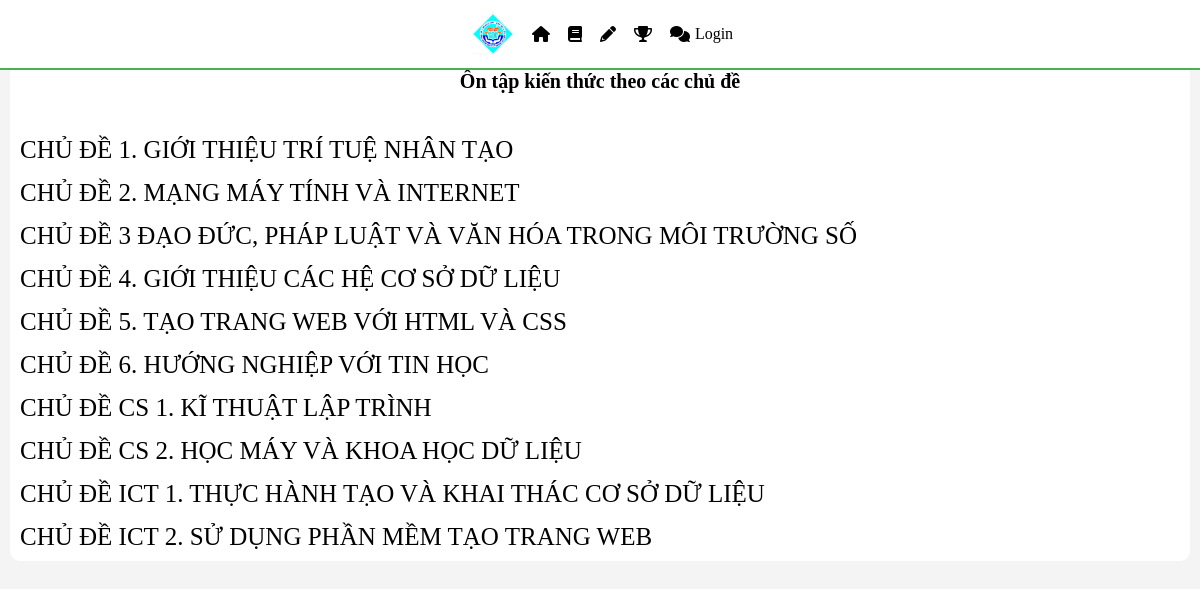
The page /0n_tap/ on the database its author committed.
### base/models.py (models this page shows, shortened)
class bai_hoc(models.Model):
    name = models.CharField(max_length=2000)
    noi_dung = models.TextField()
    file_di_kem = models.FileField(blank=True)

### base/views.py (the view)
# urls.py: path('0n_tap/', views.bai_hoc_all, name='on_tap_pv'),
def bai_hoc_all(request):
    all_lesson  = bai_hoc.objects.all()
    context={'all_lesson': all_lesson}
    return render(request, "base/bai_hoc_all.html",context)

### base/templates/base/bai_hoc_all.html (shortened to what this page needs)
<!DOCTYPE html>
<html>
<head>
    {% load static %}
    {% if request.session.theme == 'dark' %}
    <link rel="stylesheet" href="{% static 'styles/dark.css' %}">
    <link rel="stylesheet" href="{% static 'styles/b_dark.css' %}">
    {% else %}
    <link rel="stylesheet" href="{% static 'styles/light.css' %}">
    <link rel="stylesheet" href="{% static 'styles/b_light.css' %}">
    {% endif %}
</head>
<body>
    {% include 'navbar.html' %}
    <div class="midlle_section">
        <h3>Ôn tập kiến thức theo các chủ đề </h3>
        <br>
        {%for bai in all_lesson%}
        <div class="bai">
                <a href="{%url 'bai' bai.id %}">{{bai.name}}</a>
        </div>
        {%endfor%}
    </div>
</body>
</html>

### static/styles/light.css (style rules this page uses)
body { background-color: #f4f4f4; padding-top: 75px; }
* { margin: 0; padding: 0; box-sizing: border-box; }
a { text-decoration: none; color: black; }
@media only screen and (max-width: 1400px) { body { padding-top: 50px; } }

### static/styles/b_light.css (style rules this page uses)
.midlle_section { display: flexbox; margin-top: 20px; background-color: #ffff; height: 700px; width:auto; font-size: 25px; margin-left: 60px; margin-right: 60px; border-radius: 10px; padding: 20px; padding-left: 30px; padding-right: 30px; gap: 20px; }
.midlle_section h3 { display: flex; width: auto; justify-content: center }
.bai { margin-top: 20px; }
@media (max-width:  1400px) { .midlle_section { margin: 10px; height: auto; padding: 10px; gap: 15px; } }
@media (max-width:  1400px) { .midlle_section h3 { font-size: 20px; text-align: center; } }
@media (max-width:  1400px) { .bai { margin-top: 15px; } }

### rows shown on the page
bai_hoc: name "CHỦ ĐỀ 1. GIỚI THIỆU TRÍ TUỆ NHÂN TẠO"
bai_hoc: name "CHỦ ĐỀ 2. MẠNG MÁY TÍNH VÀ INTERNET"
bai_hoc: name "CHỦ ĐỀ 3 ĐẠO ĐỨC, PHÁP LUẬT VÀ VĂN HÓA TRONG MÔI TRƯỜNG SỐ"
bai_hoc: name "CHỦ ĐỀ 4. GIỚI THIỆU CÁC HỆ CƠ SỞ DỮ LIỆU"
bai_hoc: name "CHỦ ĐỀ 5. TẠO TRANG WEB VỚI HTML VÀ CSS"
bai_hoc: name "CHỦ ĐỀ 6. HƯỚNG NGHIỆP VỚI TIN HỌC"
bai_hoc: name "CHỦ ĐỀ CS 1. KĨ THUẬT LẬP TRÌNH"
bai_hoc: name "CHỦ ĐỀ CS 2. HỌC MÁY VÀ KHOA HỌC DỮ LIỆU"
bai_hoc: name "CHỦ ĐỀ ICT 1. THỰC HÀNH TẠO VÀ KHAI THÁC CƠ SỞ DỮ LIỆU"
bai_hoc: name "CHỦ ĐỀ ICT 2. SỬ DỤNG PHẦN MỀM TẠO TRANG WEB"
